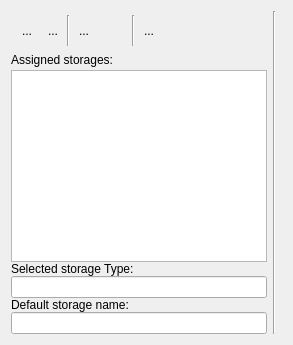
     <widget class="QWidget" name="tabStorage">
      <attribute name="title">
       <string>Storage</string>
      </attribute>
      <layout class="QHBoxLayout" name="horizontalLayout_2">
       <item>
        <widget class="QWidget" name="widgetStorageFrame" native="true">
         <property name="sizePolicy">
          <sizepolicy hsizetype="Maximum" vsizetype="Preferred">
           <horstretch>0</horstretch>
           <verstretch>0</verstretch>
          </sizepolicy>
         </property>
         <layout class="QGridLayout" name="gridLayout_4">
          <property name="leftMargin">
           <number>0</number>
          </property>
          <property name="topMargin">
           <number>0</number>
          </property>
          <property name="rightMargin">
           <number>0</number>
          </property>
          <property name="bottomMargin">
           <number>0</number>
          </property>
          <property name="spacing">
           <number>0</number>
          </property>
          <item row="6" column="0" colspan="8">
           <widget class="QLineEdit" name="leDefaultStorage">
            <property name="sizePolicy">
             <sizepolicy hsizetype="Preferred" vsizetype="Fixed">
              <horstretch>0</horstretch>
              <verstretch>0</verstretch>
             </sizepolicy>
            </property>
            <property name="readOnly">
             <bool>true</bool>
            </property>
           </widget>
          </item>
          <item row="5" column="0" colspan="8">
           <widget class="QLabel" name="label_4">
            <property name="sizePolicy">
             <sizepolicy hsizetype="Preferred" vsizetype="Maximum">
              <horstretch>0</horstretch>
              <verstretch>0</verstretch>
             </sizepolicy>
            </property>
            <property name="text">
             <string>Default storage name:</string>
            </property>
           </widget>
          </item>
          <item row="3" column="0" colspan="8">
           <widget class="QLabel" name="label_10">
            <property name="sizePolicy">
             <sizepolicy hsizetype="Preferred" vsizetype="Maximum">
              <horstretch>0</horstretch>
              <verstretch>0</verstretch>
             </sizepolicy>
            </property>
            <property name="text">
             <string>Selected storage Type:</string>
            </property>
           </widget>
          </item>
          <item row="2" column="0" colspan="8">
           <widget class="QTreeWidget" name="storageList">
            <property name="sizePolicy">
             <sizepolicy hsizetype="Preferred" vsizetype="Preferred">
              <horstretch>0</horstretch>
              <verstretch>0</verstretch>
             </sizepolicy>
            </property>
            <property name="editTriggers">
             <set>QAbstractItemView::NoEditTriggers</set>
            </property>
            <property name="rootIsDecorated">
             <bool>false</bool>
            </property>
            <property name="itemsExpandable">
             <bool>false</bool>
            </property>
            <property name="headerHidden">
             <bool>true</bool>
            </property>
            <column>
             <property name="text">
              <string notr="true">1</string>
             </property>
            </column>
           </widget>
          </item>
          <item row="0" column="7">
           <spacer name="horizontalSpacer_4">
            <property name="orientation">
             <enum>Qt::Horizontal</enum>
            </property>
            <property name="sizeHint" stdset="0">
             <size>
              <width>40</width>
              <height>20</height>
             </size>
            </property>
           </spacer>
          </item>
          <item row="4" column="0" colspan="8">
           <widget class="QLineEdit" name="storageType">
            <property name="readOnly">
             <bool>true</bool>
            </property>
           </widget>
          </item>
          <item row="1" column="0" colspan="8">
           <layout class="QHBoxLayout" name="horizontalLayout">
            <item>
             <widget class="QLabel" name="labelRendering_2">
              <property name="sizePolicy">
               <sizepolicy hsizetype="Preferred" vsizetype="Maximum">
                <horstretch>0</horstretch>
                <verstretch>0</verstretch>
               </sizepolicy>
              </property>
              <property name="minimumSize">
               <size>
                <width>130</width>
                <height>0</height>
               </size>
              </property>
              <property name="text">
               <string>Assigned storages:</string>
              </property>
             </widget>
            </item>
            <item>
             <spacer name="horizontalSpacer_3">
              <property name="orientation">
               <enum>Qt::Horizontal</enum>
              </property>
              <property name="sizeType">
               <enum>QSizePolicy::Preferred</enum>
              </property>
              <property name="sizeHint" stdset="0">
               <size>
                <width>0</width>
                <height>20</height>
               </size>
              </property>
             </spacer>
            </item>
           </layout>
          </item>
          <item row="0" column="6">
           <layout class="QHBoxLayout" name="horizontalLayout_8">
            <property name="spacing">
             <number>2</number>
            </property>
            <property name="leftMargin">
             <number>4</number>
            </property>
            <property name="topMargin">
             <number>4</number>
            </property>
            <property name="rightMargin">
             <number>4</number>
            </property>
            <property name="bottomMargin">
             <number>4</number>
            </property>
            <item>
             <widget class="QToolButton" name="bAddStorage">
              <property name="toolTip">
               <string>Add new storage</string>
              </property>
              <property name="autoFillBackground">
               <bool>false</bool>
              </property>
              <property name="text">
               <string>...</string>
              </property>
              <property name="icon">
               <iconset resource="../page_editor/page_editor.qrc">
                <normaloff>:/images/document-new.png</normaloff>:/images/document-new.png</iconset>
              </property>
              <property name="iconSize">
               <size>
                <width>24</width>
                <height>24</height>
               </size>
              </property>
              <property name="popupMode">
               <enum>QToolButton::InstantPopup</enum>
              </property>
              <property name="autoRaise">
               <bool>true</bool>
              </property>
             </widget>
            </item>
            <item>
             <widget class="QToolButton" name="bDeleteStorage">
              <property name="toolTip">
               <string>Remove selected storage</string>
              </property>
              <property name="text">
               <string>...</string>
              </property>
              <property name="icon">
               <iconset resource="../../../../addons_pro/plugins/core_plugins/items/chart/chart.qrc">
                <normaloff>:/images/trash-empty.png</normaloff>:/images/trash-empty.png</iconset>
              </property>
              <property name="iconSize">
               <size>
                <width>24</width>
                <height>24</height>
               </size>
              </property>
              <property name="autoRaise">
               <bool>true</bool>
              </property>
             </widget>
            </item>
            <item>
             <widget class="Line" name="line_7">
              <property name="orientation">
               <enum>Qt::Vertical</enum>
              </property>
             </widget>
            </item>
            <item>
             <widget class="QToolButton" name="bDefaultStorage">
              <property name="toolTip">
               <string>Set selected storage as Default</string>
              </property>
              <property name="text">
               <string>...</string>
              </property>
              <property name="icon">
               <iconset resource="../script_editor/script_editor.qrc">
                <normaloff>:/images/validate.png</normaloff>:/images/validate.png</iconset>
              </property>
              <property name="iconSize">
               <size>
                <width>24</width>
                <height>24</height>
               </size>
              </property>
              <property name="autoRaise">
               <bool>true</bool>
              </property>
             </widget>
            </item>
            <item>
             <widget class="QToolButton" name="bResetDefaultStorage">
              <property name="toolTip">
               <string>Unset default storage</string>
              </property>
              <property name="text">
               <string/>
              </property>
              <property name="icon">
               <iconset resource="../script_editor/script_editor.qrc">
                <normaloff>:/images/editdelete.png</normaloff>:/images/editdelete.png</iconset>
              </property>
              <property name="iconSize">
               <size>
                <width>24</width>
                <height>24</height>
               </size>
              </property>
              <property name="autoRaise">
               <bool>true</bool>
              </property>
             </widget>
            </item>
            <item>
             <widget class="Line" name="line_4">
              <property name="orientation">
               <enum>Qt::Vertical</enum>
              </property>
             </widget>
            </item>
            <item>
             <widget class="QToolButton" name="bStorageRename">
              <property name="toolTip">
               <string>Rename selected storage</string>
              </property>
              <property name="text">
               <string>...</string>
              </property>
              <property name="icon">
               <iconset resource="reporteditor.qrc">
                <normaloff>:/images/rename.png</normaloff>:/images/rename.png</iconset>
              </property>
              <property name="iconSize">
               <size>
                <width>24</width>
                <height>24</height>
               </size>
              </property>
              <property name="autoRaise">
               <bool>true</bool>
              </property>
             </widget>
            </item>
           </layout>
          </item>
         </layout>
        </widget>
       </item>
       <item>
        <widget class="Line" name="line">
         <property name="orientation">
          <enum>Qt::Vertical</enum>
         </property>
        </widget>
       </item>
       <item>
        <widget class="QWidget" name="widgetStorageHelperFrame" native="true">
         <property name="sizePolicy">
          <sizepolicy hsizetype="Preferred" vsizetype="Preferred">
           <horstretch>0</horstretch>
           <verstretch>0</verstretch>
          </sizepolicy>
         </property>
         <layout class="QGridLayout" name="gridLayout_7">
          <property name="leftMargin">
           <number>0</number>
          </property>
          <property name="topMargin">
           <number>0</number>
          </property>
          <property name="rightMargin">
           <number>0</number>
          </property>
          <property name="bottomMargin">
           <number>0</number>
          </property>
          <property name="spacing">
           <number>6</number>
          </property>
          <item row="0" column="0">
           <layout class="QVBoxLayout" name="storageHelperLayout">
            <property name="sizeConstraint">
             <enum>QLayout::SetMaximumSize</enum>
            </property>
           </layout>
          </item>
         </layout>
        </widget>
       </item>
      </layout>
     </widget>
